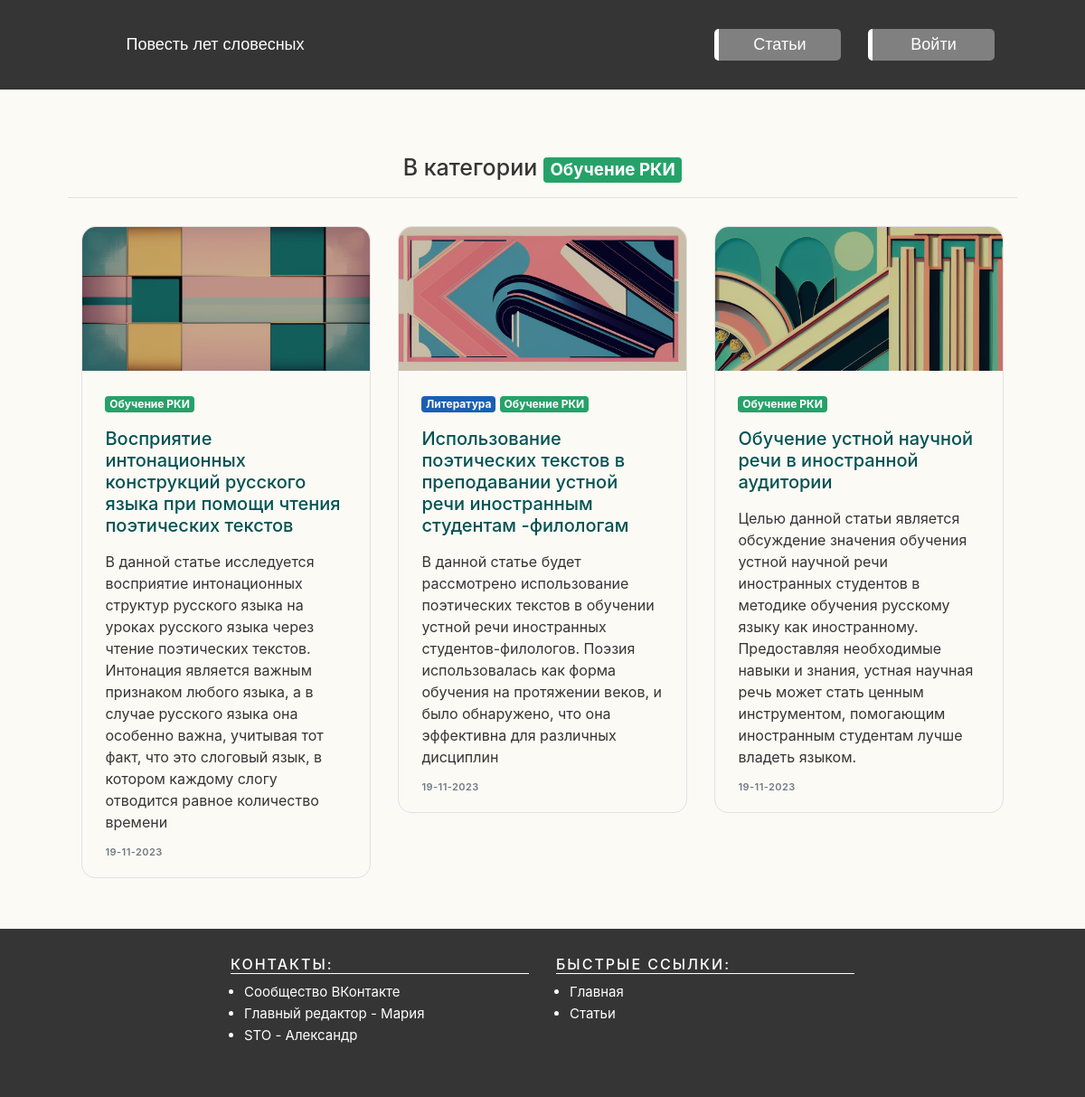
Screenshot of /articles/Обучение РКИ/ with the database file from the repository.
### apps/articles/models.py (models this page shows, shortened)
class Category(models.Model):
    name = models.CharField(max_length=20)
    color = models.CharField(max_length=7, default="#ffffff")

class Article(models.Model):
    title = models.CharField(max_length=100)
    attractive_text = models.TextField(default="Завлекающий текст")
    categories = models.ManyToManyField("Category", related_name="articles")
    image_base = models.ImageField(
        upload_to="static/img", default="img/solid-color-image.png"
    )
    main_text = models.TextField(default="Основной текст")
    main_text_headers_list = ListTextField(
        base_field=models.CharField(max_length=40, default=""),
        size=100,  # Maximum of 100 ids in list
        default=None,
    )
    main_text_headers_list_keys = models.CharField(max_length=200, default=" ")
    created_on = models.DateTimeField(auto_now_add=True)
    last_modified = models.DateTimeField(auto_now=True)
    flag_article_enabled = models.BooleanField(default=False)

### apps/main/scripts.py (the view)
    def wrapper(*args, **kwargs):
        request = args[0]
        adress = request.META.get("HTTP_X_FORWARDED_FOR")
        if adress:
            user_ip = adress.split(",")[-1].strip()
        else:
            user_ip = request.META.get("REMOTE_ADDR")
        user_agent = request.META.get("HTTP_USER_AGENT")
        opened = request.path
        message = (
            "\t".join(
                [
                    datetime.now().strftime("%Y.%m.%d %H:%M:%S"),
                    f"{user_ip}\t{user_agent}\t{opened}",
                ]
            )
            + "\n"
        )
        if "127.0.0.1" in str(user_ip):
            flag_skip_local_usage = True
        elif "10.8.0." in str(user_ip):
            flag_skip_local_usage = True
        if not flag_skip_local_usage:
            with open(os.path.join(LOG_FILEPATH, LOG_FILENAME), "a") as file:
                file.write(message)
        return function(*args, **kwargs)

### apps/articles/templatetags/articles_filters.py (called while the page is built)
@register.filter(name="sort_by_creation_date")
def sort_by_date(articles):
    articles_dict = {}
    for article in articles:
        articles_dict.update({article.pk: time.mktime(article.created_on.timetuple())})
    articles_dict = dict(sorted(articles_dict.items(), key=lambda item: item[1]))
    new_articles_list = []
    for pk in articles_dict.keys():
        for article in articles:
            if article.pk == pk:
                new_articles_list.append(article)
    return new_articles_list[::-1]

### apps/articles/views.py (called while the page is built)
@register_user_activity
def articles_category(request, category):
    category_decoded = urllib.parse.unquote(category)
    articles = Article.objects.filter(
        categories__name__contains=category_decoded, flag_article_enabled=True
    ).order_by("-last_modified")
    category_object = Category.objects.get(name=category)
    context = {"category": category_object, "articles": articles}
    return render(request, "articles_category.html", context)

### apps/articles/templates/articles_category.html
{% extends "base.html" %}
{% block page_content %}
{% load static %}
{% load articles_filters %}
<div class="container">
        <h1 class="articles_header">В категории
            <span
                class="badge badge-primary"
                style="background-color: {{ category.color }};"
            >{{ category.name }}</span>
        </h1>
        <hr>
        <div class="uicore-grid-container uicore-blog-grid uicore-grid-row uicore-masonry uicore-landscape-ratio uicore-medium-space animate-3 ui-st-boxed " data-grid="masonryb" data-col="3" data-space="30">
            {% for article in articles|sort_by_creation_date %}
                <div class="uicore-grid-item uicore-col-md-6 uicore-col-lg-4  uicore-float uicore-animate post-15671 post type-post status-publish format-standard has-post-thumbnail hentry category-smm category-lichnyj-opyt category-nejroseti"  >
                    <article class="uicore-post">
                        <div class="uicore-post-wrapper">
                            <a href="{% url 'articles_detail' article.pk %}" title=" View Post: {{ article.title }}">
                                <div class="uicore-blog-img-container uicore-zoom-wrapper">
                                    <img class="uicore-cover-img" src="{{ article.image_base.url }}" width="100%" alt="{{ article.title }}">
                                </div>
                            </a>
                            <div class="uicore-post-info">
                                <div class="uicore-post-info-wrapper">
                                    <div class="uicore-post-category uicore-body">
                                        {% for category in article.categories.all %}
                                            <a href="{% url 'articles_category' category.name %}" title="View {{ category.name }}">
                                                <span class="badge badge-primary" style="background-color: {{ category.color }}">
                                                    {{ category.name }}
                                                </span>
                                            </a>
                                        {% endfor %}
                                    </div>
                                    <a href="{% url 'articles_detail' article.pk %}" title="View Post: {{ article.title }}">
                                        <h2 class="card-title project_card_title">
                                            <span>{{ article.title }}</span>
                                        </h2>
                                    </a>
                                    <p class="card-text project_card_text">{{ article.attractive_text | safe }}</p>
                                    <div class="uicore-post-footer uicore-body"><span>{{ article.last_modified.date | date:"d-m-Y"}}</span></div>
                                </div>
                            </div>
                        </div>
                    </article>
                </div>
            {% endfor %}
        </div>
</div>
{% endblock %}

### static/css/main.css (style rules this page uses)
html, body { height: 100%; margin: 0%; padding: 0%; display: flex; flex-direction: column; min-width: 380px !important; }
body { background-color: #fcfaf5; color: #353535; }
.main-content h1 { font-size: 25px; }
a { color: #035353; }
.container { max-width: 90%; }

### static/css/card.css (style rules this page uses)
.uicore-grid-container { --hgap:0; --vgap:0; --columns:0; --rows:0; --gap-count:0; --container-aspect-ratio:0; --animation-duration:0; position:relative; display:flex; flex-wrap:wrap; justify-content: center; margin-bottom: 40px; }
.uicore-grid-container.uicore-masonry .uicore-zoom-wrapper { height:auto; padding-bottom:0; overflow:hidden }
.uicore-blog-grid .uicore-post { border: 1px solid #e1e1e1; border-radius:var(--uicore-blog--radius); transition:box-shadow cubic-bezier(.4,0,.2,1) .4s,transform cubic-bezier(.4,0,.2,1) .4s }
.uicore-blog-grid .uicore-post .uicore-post-info { padding:clamp(20px, 7%, 36px) clamp(24px, 8%, 40px)!important; margin:0!important }
.uicore-blog-grid .uicore-blog-img-container { border-radius:var(--uicore-blog--radius); border-bottom-left-radius:0; border-bottom-right-radius:0 }
.uicore-grid-row { display:-ms-flexbox; display:flex; -ms-flex-wrap:wrap; flex-wrap:wrap }
@media (min-width:768px) { .uicore-col-md-6 { -ms-flex:0 0 50%; flex:0 0 50%; max-width:50% } }
@media (min-width:992px) { .uicore-col-lg-4 { -ms-flex:0 0 33.333333%; flex:0 0 33.333333%; max-width:33.333333% } }
.uicore-medium-space .uicore-grid-item { padding:15px; }
.uicore-grid-item a { text-decoration: none; }
.uicore-medium-space .uicore-grid-item { padding:15px }
.uicore-grid-item article { position:relative }
.uicore-blog-grid .uicore-post-category { margin-bottom:1em }
.uicore-blog-grid .uicore-post-category a { display:inline-block }
.uicore-blog-grid:not(.uicore-horizontal) .uicore-post-info { margin-top:2em }
.content-area .uicore-post-category, .content-areaa, .ui-post-nav-item .ui-post-nav-info, .uicore-post-footer a, .uicore-post-footer span, header.uicore-single-header .uicore-entry-meta span, header.uicore-single-header a:not(:hover) { color:#6e7a84; font-size:11px }
.content-area .uicore-post-category a, .ui-post-nav-item .ui-post-nav-info, .uicore-post-footer.uicore-body, .uicore-post-footer a, header.uicore-single-header .uicore-entry-meta, header.uicore-single-header .uicore-entry-meta a, header.uicore-single-header .uicore-entry-meta span { text-transform:uppercase; letter-spacing:.04em; line-height:11px; font-size:11px; font-weight:600 }
.uicore-blog-grid .uicore-post-info p { margin: 1em 0 0; }
.uicore-blog-grid { --uicore-blog--radius: 15px; }
.uicore-blog-grid .uicore-post-info .uicore-post-footer { font-size:11px; margin-top:1.5em }
.uicore-post-footer a, .uicore-post-footer span, header.uicore-single-header .uicore-entry-meta span, header.uicore-single-header a:not(:hover) { color:#6e7a84; font-size:11px }
.card-text { margin: 0px; }
.card-title { font-size: 20px; margin-bottom: 0px !important; }
.uicore-grid-item { max-width: calc(max(25%, 350px)); }
.uicore-cover-img { width: 100% !important; object-fit: cover !important; filter: brightness(80%) }

### static/css/article.css (style rules this page uses)
.articles_header { margin-top: 35px; text-align: center; margin-bottom: 0px; margin-top: 130px; }

### rows the page displays
Category: name "Обучение РКИ"
Article: image_base (picture), title "Восприятие интонационных конструкций русского языка при помощи чтения поэтических текстов", attractive_text "В данной статье исследуется восприятие интонационных структур русского языка на уроках русского языка через чтение поэтических текстов. Интонация является важным признаком любого языка, а в случае русского языка она особенно важна, учитывая тот факт, что это слоговый язык, в котором каждому слогу отводится равное количество времени", last_modified "19-11-2023"
Article: image_base (picture), title "Использование поэтических текстов в преподавании устной речи иностранным студентам -филологам", attractive_text "В данной статье будет рассмотрено использование поэтических текстов в обучении устной речи иностранных студентов-филологов. Поэзия использовалась как форма обучения на протяжении веков, и было обнаружено, что она эффективна для различных дисциплин", last_modified "19-11-2023"
Category: name "Литература"
Article: image_base (picture), title "Обучение устной научной речи в иностранной аудитории", attractive_text "Целью данной статьи является обсуждение значения обучения устной научной речи иностранных студентов в методике обучения русскому языку как иностранному. Предоставляя необходимые навыки и знания, устная научная речь может стать ценным инструментом, помогающим иностранным студентам лучше владеть языком.", last_modified "19-11-2023"
